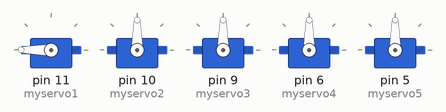
A sketch run on a simulated Arduino Uno, built with avr-gcc and run on an emulated ATmega328P. Parts: 5 × servo.

Above: at 0.05 s.
At 1.05 s:
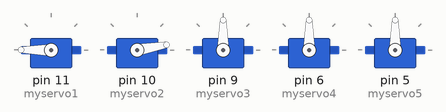
At 2.1 s:
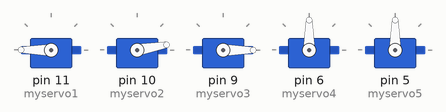
At 4.2 s:
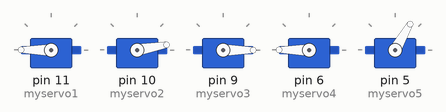
At 6.3 s:
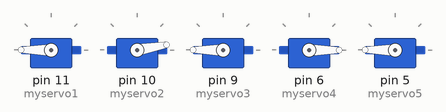
At 8.4 s:
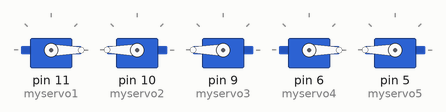
Timing chart, 0 to 10.9 s (numbered marks = the images above):
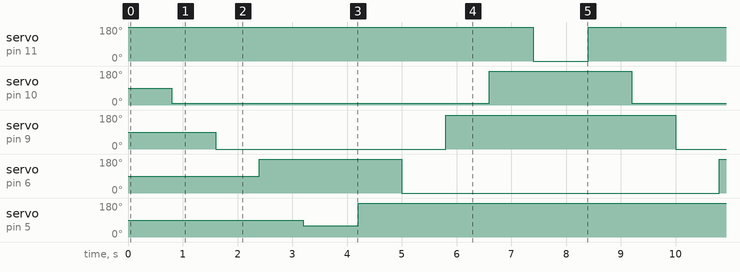

The sketch:

hand_v2.ino
```cpp
#include <Servo.h>

Servo myservo1;  // create servo object to control a servo
Servo myservo2;  // create servo object to control a servo
Servo myservo3;  // create servo object to control a servo
Servo myservo4;  // create servo object to control a servo
Servo myservo5;  // create servo object to control a servo

void setup() {
  myservo1.attach(11);  // attaches the servo on pin 9 to the servo object
  myservo2.attach(10);  // attaches the servo on pin 10 to the servo object
  myservo3.attach(9);  // attaches the servo on pin 11 to the servo object
  myservo4.attach(6);  // attaches the servo on pin 6 to the servo object
  myservo5.attach(5);  // attaches the servo on pin 5 to the servo object
      // initialize serial communication:
  Serial.begin(9600);
}

void loop() {

    myservo1.write(180);                  // sets the servo position
    delay(800);
    myservo2.write(10);                  // sets the servo position
    delay(800);
    myservo3.write(0);                  // sets the servo position
    delay(800);
    myservo4.write(180);                  // sets the servo position
    delay(800);
    myservo5.write(60);                  // sets the servo position
    delay(1000);

    myservo5.write(180);                  // sets the servo position
    delay(800);
    myservo4.write(0);                  // sets the servo position
    delay(800);
    myservo3.write(180);                  // sets the servo position
    delay(800);
    myservo2.write(180);                  // sets the servo position
    delay(800);
    myservo1.write(0);                  // sets the servo position
    delay(1000);

}
```

Measured:
- by itself, servo on pin 11 (myservo1): alternates 180° for 7.4 s and 0° for 1.0 s
- by itself, servo on pin 10 (myservo2): alternates 180° for 2.6 s and 10° for 5.8 s
- by itself, servo on pin 9 (myservo3): alternates 180° for 4.2 s and 0° for 4.2 s
- by itself, servo on pin 6 (myservo4): alternates 180° for 2.6 s and 0° for 5.8 s
- by itself, servo on pin 5 (myservo5): alternates 180° for 7.4 s and 60° for 1.0 s
